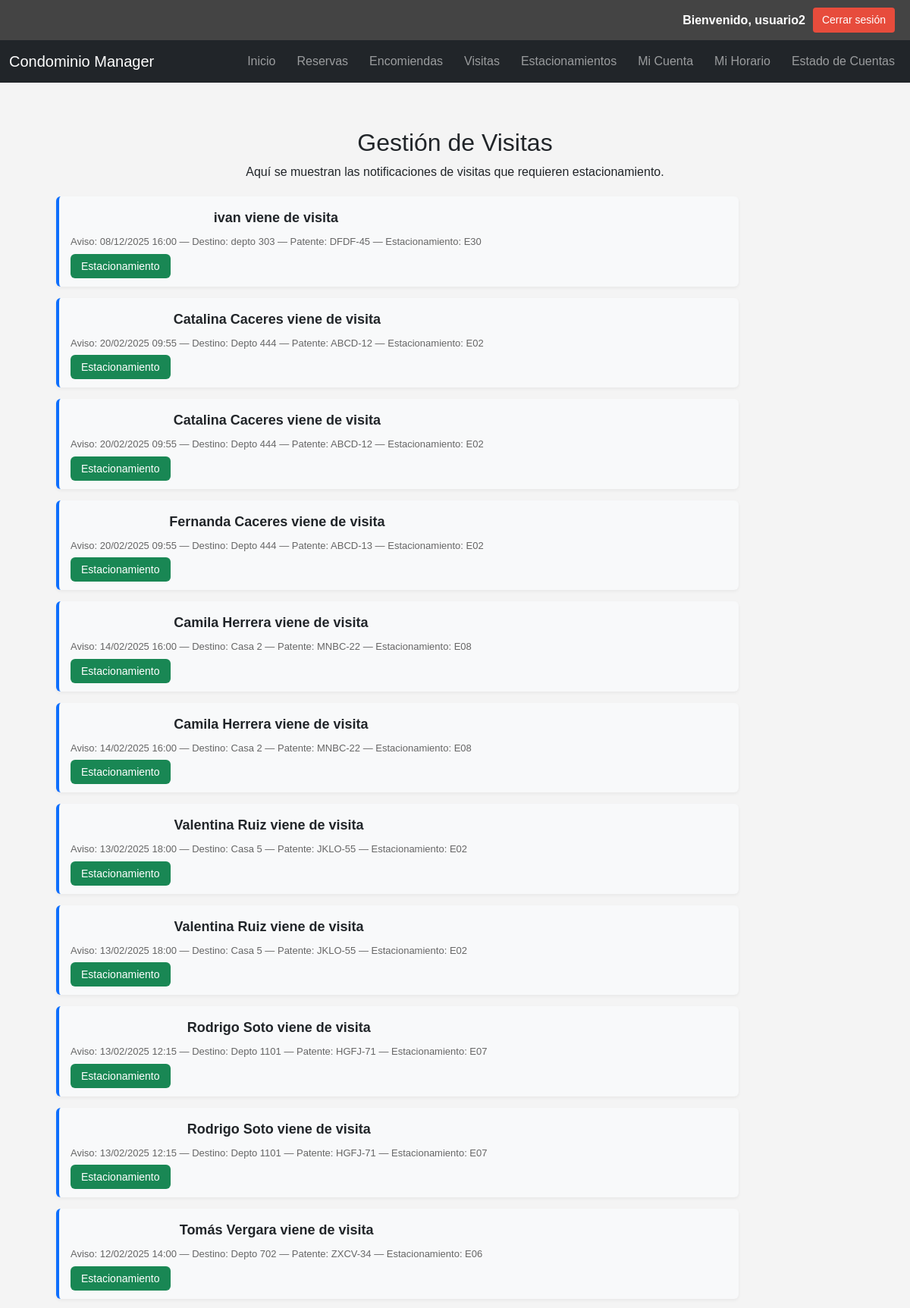
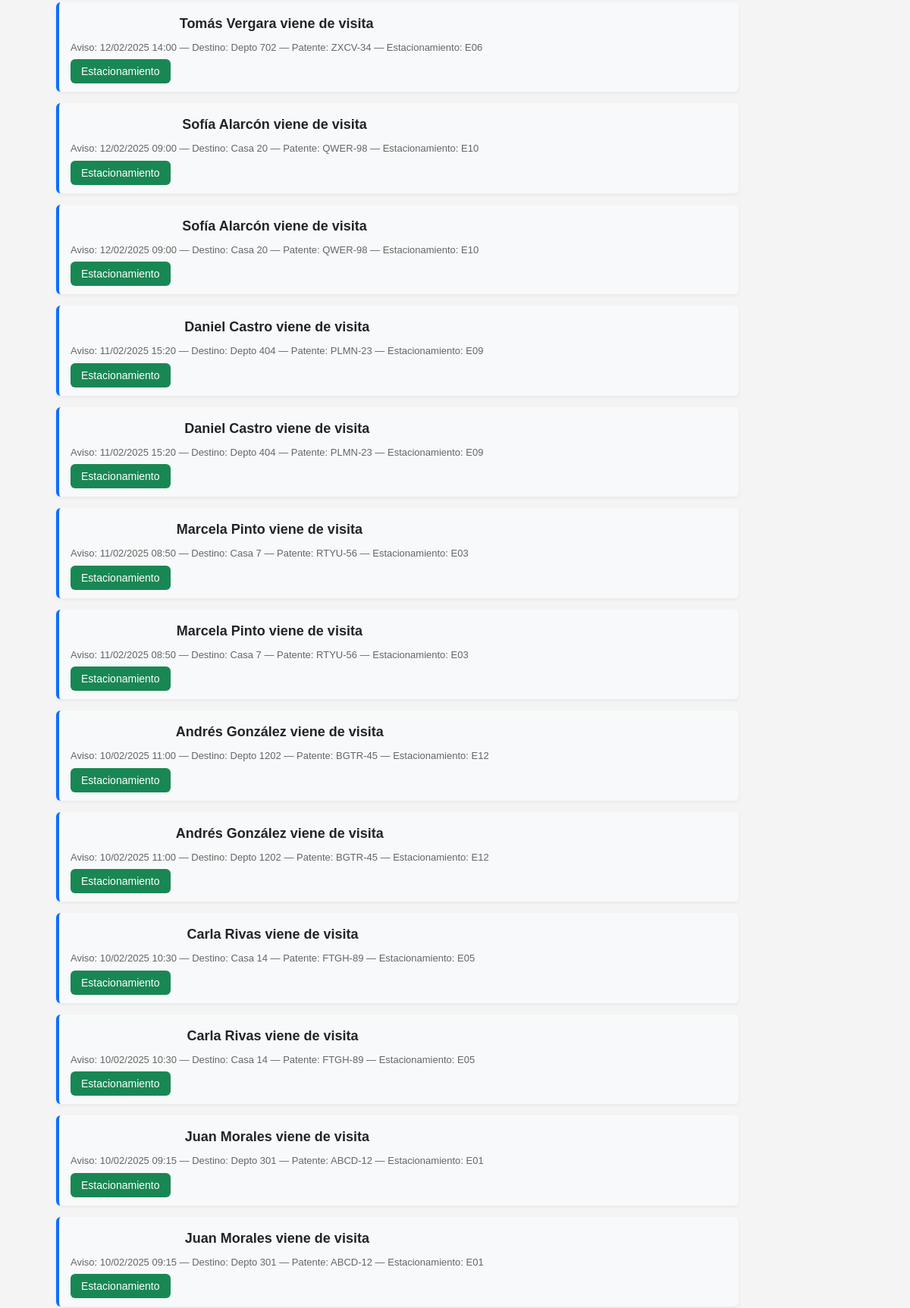
Page /index.php?page=visitas (signed in, upper part) on the committed database (2 pictures, top to bottom).
### tables this page shows
CREATE TABLE `visita` (
  `id_visita` int(11) NOT NULL,
  `rut` varchar(20) DEFAULT NULL,
  `nombres` varchar(100) DEFAULT NULL,
  `destino` varchar(500) DEFAULT NULL,
  `asunto` varchar(500) DEFAULT NULL,
  `patente` varchar(100) DEFAULT NULL,
  `estacionamiento` varchar(100) DEFAULT NULL,
  `phono` varchar(20) DEFAULT NULL,
  `horaInicio` datetime DEFAULT NULL,
  `horaFin` datetime DEFAULT NULL,
  `fechaIngreso` datetime DEFAULT NULL,
  `estado` int(11) DEFAULT NULL
);

### pages/visitas.php (the view, shortened to what this page needs)
<?php
require_once("config/db.php");
?>
<div class="container mt-4">
    <h2>Gestión de Visitas</h2>
    <p>Aquí se muestran las notificaciones de visitas que requieren estacionamiento.</p>
    <section id="visita-list" class="visita-list">
        <?php
        try {
            $sql = "SELECT * FROM visita WHERE estado = 1 ORDER BY fechaIngreso DESC";
            $stmt = $conn->query($sql);
            $visitas = $stmt->fetchAll(PDO::FETCH_ASSOC);
            if (empty($visitas)) {
                echo "<p>No hay visitas registradas.</p>";
            } else {
                foreach ($visitas as $v) {
                    echo "<div class='visita-item'>";
                        echo "<div class='visita-info'>";
                            echo "<div class='visita-title'>{$v['nombres']} viene de visita</div>";
                            echo "<div class='visita-meta'>";
                                echo "Aviso: " . date("d/m/Y H:i", strtotime($v['fechaIngreso'])) .
                                     " — Destino: {$v['destino']} — Patente: {$v['patente']} — Estacionamiento: {$v['estacionamiento']}";
                            echo "</div>";
                        echo "</div>";
                        echo "<div class='visita-actions'>";
                            echo "<a href='index.php?page=estacionamientos' class='btn-est'>Estacionamiento</a>";
                        echo "</div>";
                    echo "</div>";
                }
            }
        } catch (PDOException $e) {
            echo "<p>Error al cargar visitas: " . $e->getMessage() . "</p>";
        }
        ?>
    </section>
</div>

### assets/styles.css (style rules this page uses)
body { font-family: Arial, sans-serif; margin: 0; padding: 0; background: #f4f4f4; }
.visita-list { margin: 20px; display: flex; flex-direction: column; gap: 15px; width: 100%; max-width: 900px; }
.visita-item { display: flex; flex-direction: column; justify-content: space-between; align-items: flex-start; background: #f8f9fa; border-left: 4px solid #0d6efd; padding: 15px; border-radius: 6px; box-shadow: 0 2px 4px rgba(0,0,0,.05); }
.visita-title { font-weight: bold; font-size: 18px; margin-bottom: 8px; }
.visita-meta { font-size: 13px; color: #666; margin-bottom: 10px; }
.btn-est { background: #198754; color: #fff; padding: 8px 14px; text-decoration: none; border-radius: 6px; font-size: 14px; transition: .2s; margin-top: 8px; }

### rows in the picture
visita: nombres "ivan", fechaIngreso "08/12/2025 16:00", destino "depto 303", patente "DFDF-45", estacionamiento "E30"
visita: nombres "Catalina Caceres", fechaIngreso "20/02/2025 09:55", destino "Depto 444", patente "ABCD-12", estacionamiento "E02"
visita: nombres "Catalina Caceres", fechaIngreso "20/02/2025 09:55", destino "Depto 444", patente "ABCD-12", estacionamiento "E02"
visita: nombres "Fernanda Caceres", fechaIngreso "20/02/2025 09:55", destino "Depto 444", patente "ABCD-13", estacionamiento "E02"
visita: nombres "Camila Herrera", fechaIngreso "14/02/2025 16:00", destino "Casa 2", patente "MNBC-22", estacionamiento "E08"
visita: nombres "Camila Herrera", fechaIngreso "14/02/2025 16:00", destino "Casa 2", patente "MNBC-22", estacionamiento "E08"
visita: nombres "Valentina Ruiz", fechaIngreso "13/02/2025 18:00", destino "Casa 5", patente "JKLO-55", estacionamiento "E02"
visita: nombres "Valentina Ruiz", fechaIngreso "13/02/2025 18:00", destino "Casa 5", patente "JKLO-55", estacionamiento "E02"
visita: nombres "Rodrigo Soto", fechaIngreso "13/02/2025 12:15", destino "Depto 1101", patente "HGFJ-71", estacionamiento "E07"
visita: nombres "Rodrigo Soto", fechaIngreso "13/02/2025 12:15", destino "Depto 1101", patente "HGFJ-71", estacionamiento "E07"
visita: nombres "Tomás Vergara", fechaIngreso "12/02/2025 14:00", destino "Depto 702", patente "ZXCV-34", estacionamiento "E06"
visita: nombres "Tomás Vergara", fechaIngreso "12/02/2025 14:00", destino "Depto 702", patente "ZXCV-34", estacionamiento "E06"
visita: nombres "Sofía Alarcón", fechaIngreso "12/02/2025 09:00", destino "Casa 20", patente "QWER-98", estacionamiento "E10"
visita: nombres "Sofía Alarcón", fechaIngreso "12/02/2025 09:00", destino "Casa 20", patente "QWER-98", estacionamiento "E10"
visita: nombres "Daniel Castro", fechaIngreso "11/02/2025 15:20", destino "Depto 404", patente "PLMN-23", estacionamiento "E09"
visita: nombres "Daniel Castro", fechaIngreso "11/02/2025 15:20", destino "Depto 404", patente "PLMN-23", estacionamiento "E09"
visita: nombres "Marcela Pinto", fechaIngreso "11/02/2025 08:50", destino "Casa 7", patente "RTYU-56", estacionamiento "E03"
visita: nombres "Marcela Pinto", fechaIngreso "11/02/2025 08:50", destino "Casa 7", patente "RTYU-56", estacionamiento "E03"
visita: nombres "Andrés González", fechaIngreso "10/02/2025 11:00", destino "Depto 1202", patente "BGTR-45", estacionamiento "E12"
visita: nombres "Andrés González", fechaIngreso "10/02/2025 11:00", destino "Depto 1202", patente "BGTR-45", estacionamiento "E12"
visita: nombres "Carla Rivas", fechaIngreso "10/02/2025 10:30", destino "Casa 14", patente "FTGH-89", estacionamiento "E05"
visita: nombres "Carla Rivas", fechaIngreso "10/02/2025 10:30", destino "Casa 14", patente "FTGH-89", estacionamiento "E05"
visita: nombres "Juan Morales", fechaIngreso "10/02/2025 09:15", destino "Depto 301", patente "ABCD-12", estacionamiento "E01"
visita: nombres "Juan Morales", fechaIngreso "10/02/2025 09:15", destino "Depto 301", patente "ABCD-12", estacionamiento "E01"

### other values in the picture
$_SESSION['usuario'] "usuario2"
